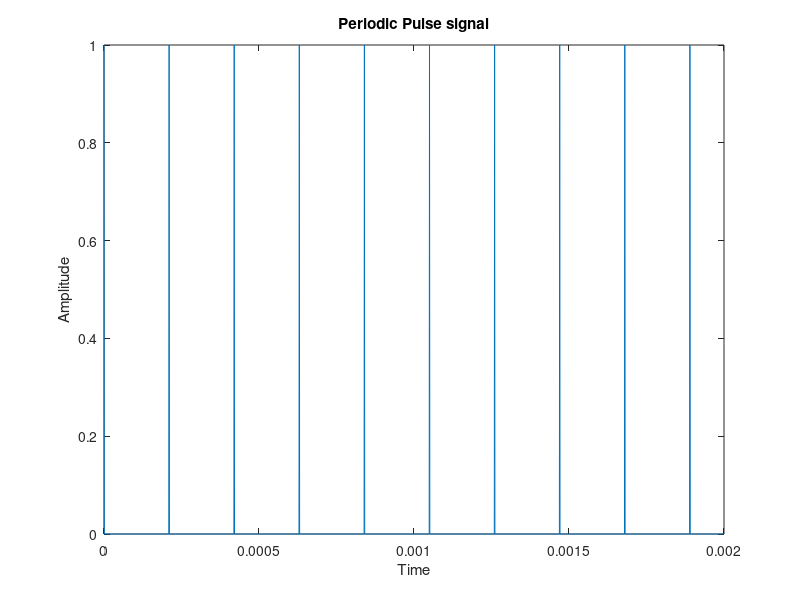

Source code (MATLAB):
clear;
clc;
close all;

Fc = 10e5;
Fs = 2*Fc;

L = 2000;
t = (0:L-1)/Fc;

Tau = 1e-5;
disp(1/Tau);

T = 1e-4;
disp(1/T);

disp(Tau + T);

y = zeros(size(t));
k = Fc*(Tau+T*2);
y(1:k:end) = 1;


plot(t, y);
title('Periodic Pulse signal');
xlabel('Time');
ylabel('Amplitude');
